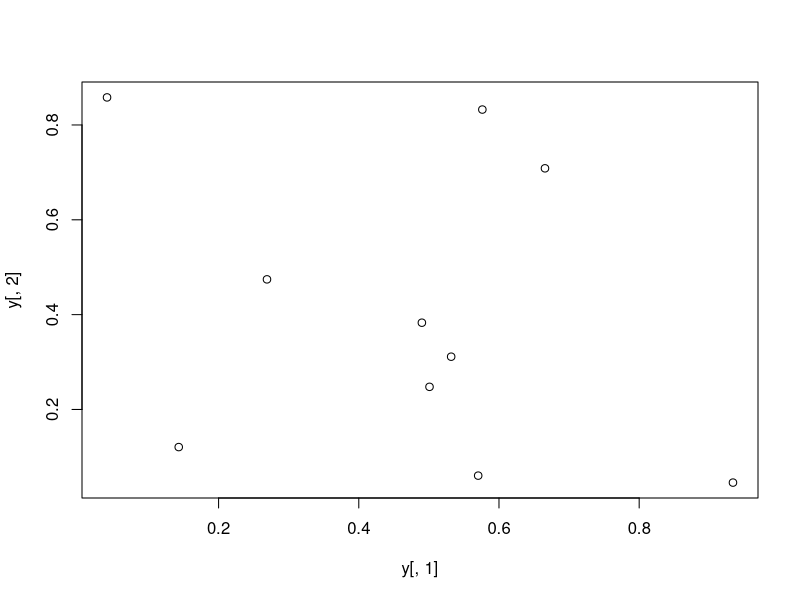

Write R code to recreate this figure.
# basic graphics

# scatter plots
set.seed(1410)
y <- matrix(runif(30), ncol=3, dimnames=list(letters[1:10], LETTERS[1:3]))
plot(y[,1], y[,2]) 
